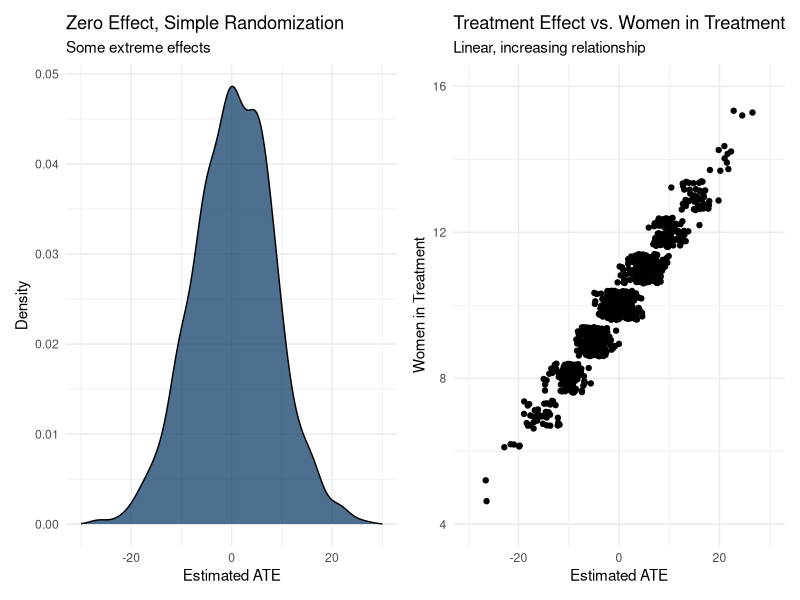
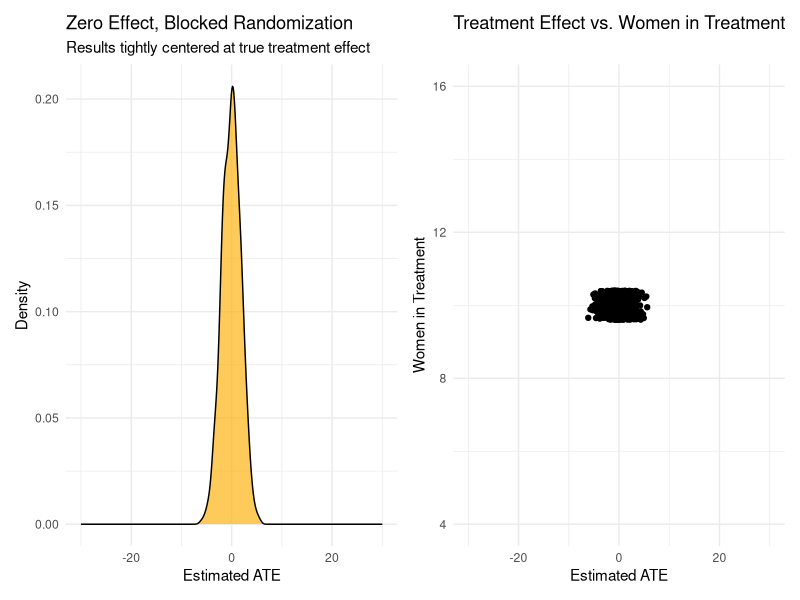
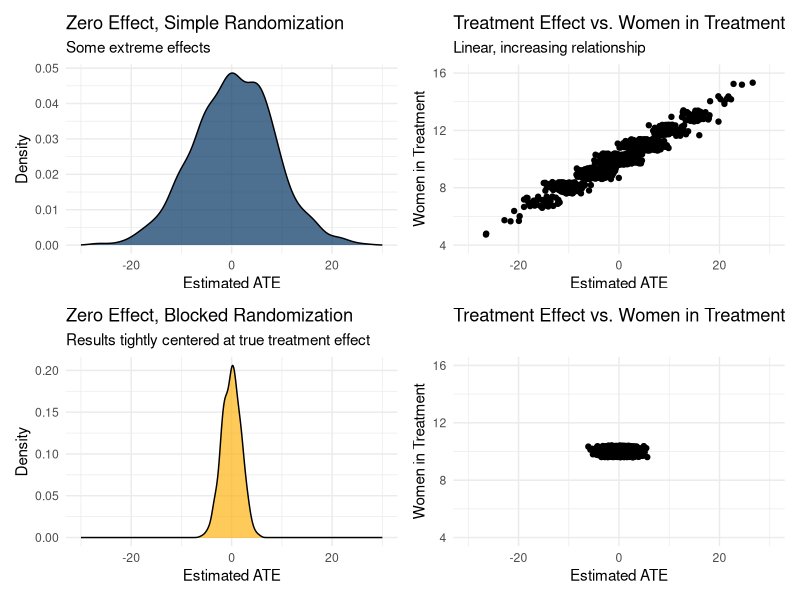

Recreate these plots in R, in order.
## ---- chunk 1
library(tidyverse)
library(ggplot2)
library(patchwork)
library(data.table)

options(htmltools.dir.version = FALSE)
knitr::opts_chunk$set(echo = TRUE, dpi = 300)


theme_set(theme_minimal())
## ---- chunk 2
make_data <- function(effect_size=0) {
  group <- c(rep("Man",20),rep("Woman",20))

  po_control <- c(
    seq(from = 1, to = 20), 
    seq(from = 51, to = 70)
    )

  ## Suppose there is no effect. 
  ## Then, the potential outcomes to control are equal 
  ## to the potential outcomes to treatment. 

  po_treatment <- po_control + effect_size

  d <- data.table(
    'Control'   = po_control,
    'Treatment' = po_treatment, 
    'group'     = group
  )
}

randomize <- function(size=40) { 
  ## an (unnecessary) function to randomize units into 
  ## treatment and control 
  ## ---
  ## args: 
  ##  - units_per_group: how many zero and one should be returned
  
  assignment_vector <- rep(c('Control', 'Treatment'), each = size / 2)
  sample(assignment_vector)
} 
## ---- chunk 3
d <- make_data(effect_size=0)
head(d)
## ---- chunk 4
d[ , assignment := randomize(size=40)][ , 
  table('Sex' = group, 'Assignment' = assignment)]

d[ , assignment := randomize(size=40)][ , 
  table('Sex' = group, 'Assignment' = assignment)]
## ---- chunk 5
block_randomize <- function(size) { 
  ## this function will be executed /within/ the  data.table that 
  ## holds the data. It could be run outside, but the assignment 
  ## in place that data.table provides make it clean inside.
  conditions <- c('Control', 'Treatment')
  
  if(size %% 2 == 0) { 
    ## if there are an even number of units in each block this is easy
    urn <- rep(conditions, times = size/2)  
  } else if(size %% 2 == 1) { 
    ## if there are an odd number, then produce conditions to the 
    ## nearest even number that is less than the number of units 
    ## then add one more assignment condition, sampled at random
    urn <- c(rep(conditions, times = (size/2) - 0.5), sample(conditions, size = 1))
  } 
  
  ## now, shuffle it up return the shuffled sequence
  assignment <- sample(urn)
  return(assignment)
}
## ---- chunk 6
d[ , block_assignment := block_randomize(size=.N), by = group][ , 
  table('Sex' = group, 'Assignment' = block_assignment)]

d[ , block_assignment := block_randomize(size=.N), by = group][ , 
  table('Sex' = group, 'Assignment' = block_assignment)]
## ---- chunk 7
conduct_experiment <- function(potential_control, potential_treatment, assignment) { 
  outcomes <- potential_treatment * I(assignment == "Treatment") + 
    potential_control * I(assignment == "Control")
  
  return(outcomes)
}

d[ , Y := conduct_experiment(Control, Treatment, block_assignment)]

head(d)
## ---- chunk 8
estimate_ate <- function(y_values, treatment, verbose=FALSE) { 
  
  treatment_group_mean <- mean(y_values[treatment == 'Treatment'])
  control_group_mean   <- mean(y_values[treatment == 'Control'])
  
  ate <- treatment_group_mean - control_group_mean
  
  if(verbose) {
    return(
      list(
        "tg_mean" = treatment_group_mean, 
        "cg_mean" = control_group_mean, 
        "ate" = ate))
    } else { 
      return("ate" = ate)
      }
}

ate <- d[ , estimate_ate(y_values = Y, treatment = block_assignment, verbose=TRUE)]
ate
## ---- chunk 9
simulate_normal_study <- function(effect_size) { 
  ## create world 
  d <- make_data(effect_size=effect_size)

  ## randomly assign and count the number of women in treatment 
  d[ , assignment := randomize()]
  
  women_in_treatment <- d[group == 'Woman' & assignment == 'Treatment', .N]
  
  ## measure outcomes 
  d[ , Y := conduct_experiment(Control, Treatment, assignment)]
  
  ## estimate ate 
  ate <- d[ , estimate_ate(y_values = Y, treatment = assignment)]
  
  ## return objects 
  ##  - `ate` from the `estimate_ate` function.
  ##  - `women_in_treatment` as a count
  return(list('ate' = ate, 'women_in_treatment' = women_in_treatment))
}
## ---- chunk 10
normal_study <- simulate_normal_study(effect_size = 0)
normal_study
## ---- chunk 11
many_normal_studies <- replicate(
  n = 1000, 
  expr = simulate_normal_study(effect_size = 0))

many_normal_studies <- t(many_normal_studies)
head(many_normal_studies)
## ---- chunk 12
normal_ate_density <- ggplot() + 
  aes(x = unlist(many_normal_studies[,1])) + 
  geom_density(fill = '#003262', alpha = 0.7) + 
  scale_x_continuous(limits = c(-30, 30)) + 
  labs(
    title = 'Zero Effect, Simple Randomization', 
    subtitle = 'Some extreme effects',
    x = 'Estimated ATE', 
    y = 'Density'
  )

normal_ate_by_women <- ggplot() + 
  aes(x = unlist(many_normal_studies[,1]), y = unlist(many_normal_studies[,2])) + 
  geom_jitter() + 
  scale_x_continuous(limits = c(-30, 30)) + 
  scale_y_continuous(limits = c(4, 16)) + 
  labs(
    title = 'Treatment Effect vs. Women in Treatment', 
    subtitle = 'Linear, increasing relationship', 
    x = 'Estimated ATE', 
    y = 'Women in Treatment'
  )
## ---- chunk 13
normal_ate_density | normal_ate_by_women 
## ---- chunk 14
simulate_blocked_study <- function(effect_size) { 
  ## create world 
  d <- make_data(effect_size=effect_size)
  
  ## randomly assign and count the number of women in treatment 
  d[ , assignment := block_randomize(20), by = group]

  women_in_treatment <- d[group == 'Woman' & assignment == 'Treatment', .N]
  
  ## measure outcomes 
  d[ , Y := conduct_experiment(Control, Treatment, assignment)]
  
  ## estimate ate 
  ate <- d[ , estimate_ate(y_values = Y, treatment = assignment)]
  
  ## return objects 
  ##  - `ate` from the `estimate_ate` function.
  ##  - `women_in_treatment` as a count 
  return(list('ate' = ate, 'women_in_treatment' = women_in_treatment))
}
## ---- chunk 15
blocked_study <- simulate_blocked_study(effect_size = 0)
blocked_study
## ---- chunk 16
many_blocked_studies <- replicate(
  n = 1000, 
  expr = simulate_blocked_study(effect_size = 0)
)

many_blocked_studies <- t(many_blocked_studies)
head(many_blocked_studies)
## ---- chunk 17
blocked_ate_density <- ggplot() + 
  aes(x = unlist(many_blocked_studies[,1])) + 
  geom_density(fill = '#FDB515', alpha = 0.7) + 
  scale_x_continuous(limits = c(-30, 30)) + 
  labs(
    title = 'Zero Effect, Blocked Randomization', 
    subtitle = 'Results tightly centered at true treatment effect',
    x = 'Estimated ATE', y = 'Density'
  )

blocked_ate_by_women <- ggplot() + 
  aes(x = unlist(many_blocked_studies[,1]), y = unlist(many_blocked_studies[,2])) + 
  geom_jitter() + 
  scale_x_continuous(limits = c(-30, 30)) + 
  scale_y_continuous(limits = c(4, 16)) + 
  labs(
    title = 'Treatment Effect vs. Women in Treatment', 
    subtitle = '', 
    x = 'Estimated ATE', 
    y = 'Women in Treatment'
  )
## ---- chunk 18
blocked_ate_density | blocked_ate_by_women
## ---- chunk 19
(normal_ate_density | normal_ate_by_women) / 
  (blocked_ate_density | blocked_ate_by_women) 
